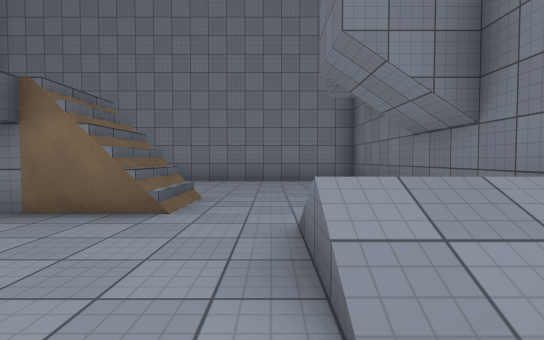
[1] (above)

12 first-person views from a walk through a scene from a Unity 3-D project. The camera is 1.2 m above the floor, tilts 2° down and sees 85° across. The floor is counted in squares, 2 m on a side. Each view is taken from the middle of a square. On the plan, view 1 faces up. The plan holds only what a view shows up to about 9 squares ahead; the rest is blank. The place goes on beyond the plan. Surface patterns are stand-ins for the level's own textures.

[2]
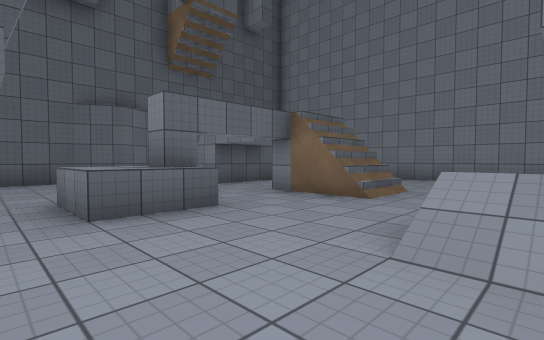

[3]
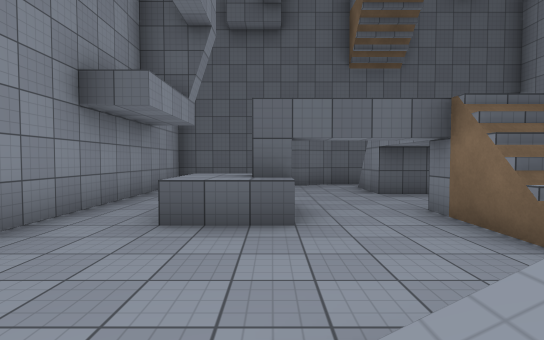

[4]
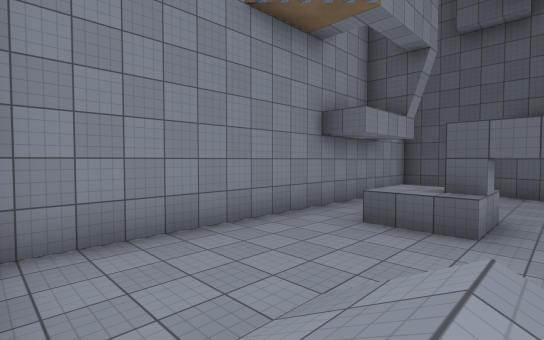

[5]
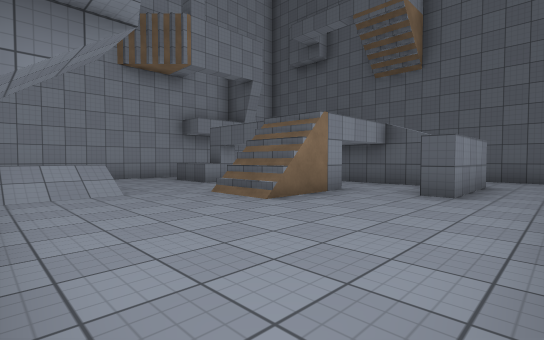

[6]
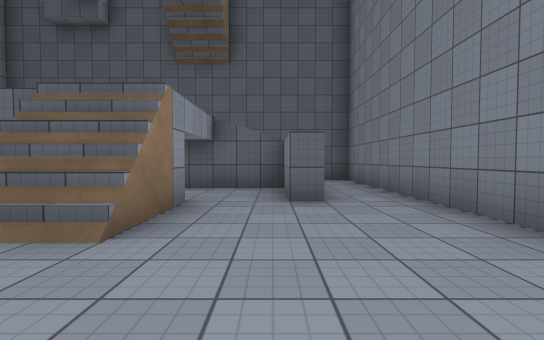

[7]
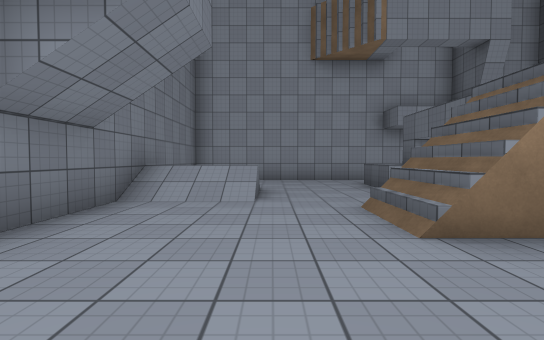

[8]
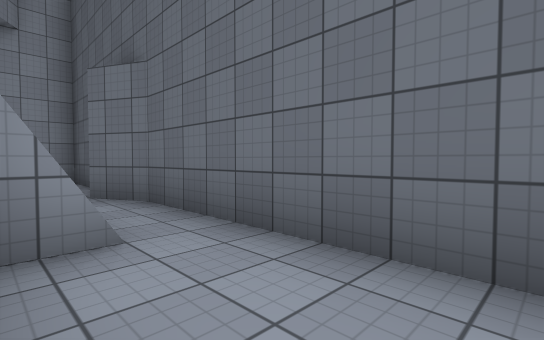

[9]
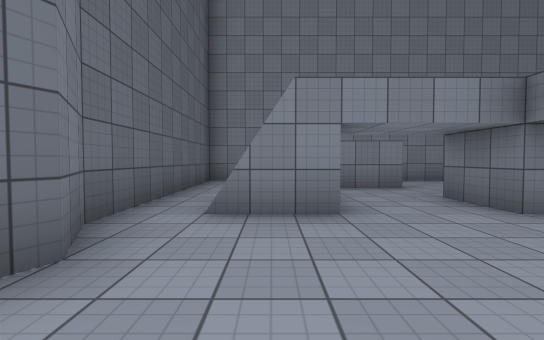

[10]
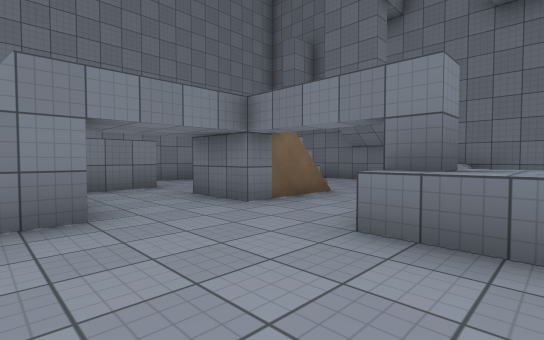

[11]
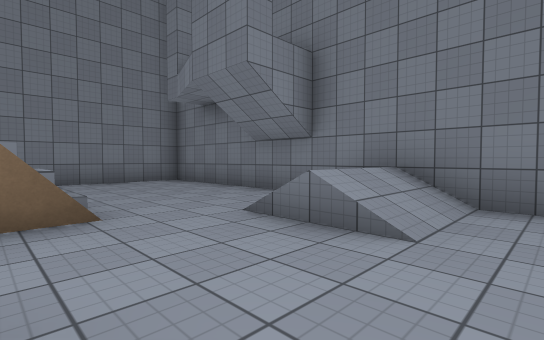

[12]
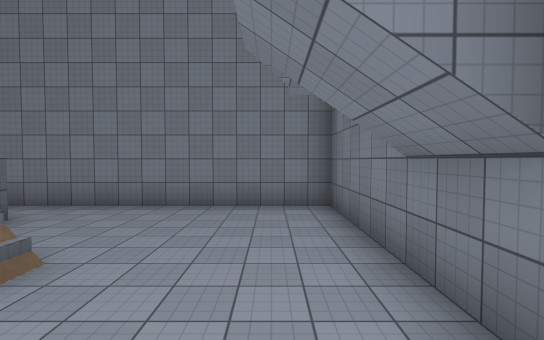

### Floor plan
Key: @ floor where view 1 was taken; # wall or solid block; . main floor; : floor 3 m higher than the main floor; / step, stairs or slope; ^ raised ledge.
Columns run from 8 left of view 1 to 3 right of it. Each row starts with its distance up from view 1.
  9 ############
  8 #..........#
  7 #..........#
  6 #..##......#
  5 #..#.......#
  4 #.##.://...#
  3 #..../.....#
  2 #........//#
  1 #....#...//#
  0 #....^..@..#
 -1 #..........#
 -2 ############

Where each view was taken, in squares from view 1:
view 1: 0 up, 0 right, facing up
view 2: 1 down, 1 right, facing up-left
view 3: 1 up, 1 right, facing left
view 4: 2 up, 2 right, facing down-left
view 5: 8 up, 2 right, facing down-left
view 6: 6 up, 1 right, facing left
view 7: 7 up, 0 right, facing down
view 8: 7 up, 6 left, facing down-left
view 9: 0 up, 6 left, facing up
view 10: 0 up, 6 left, facing up-right
view 11: 0 up, 2 left, facing up-right
view 12: 2 up, 1 right, facing up
